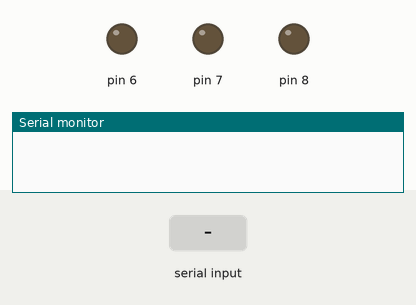
The sketch below on a simulated Arduino Uno, built with avr-gcc and run on an emulated ATmega328P. Parts: output pins drawn as LEDs (lit = HIGH), the last lines printed to the serial monitor. The test bench sets the inputs (shaded band).

Above: at 1.2 s.
1.3 s: "200\n" received over the second serial link
At 3.7 s:
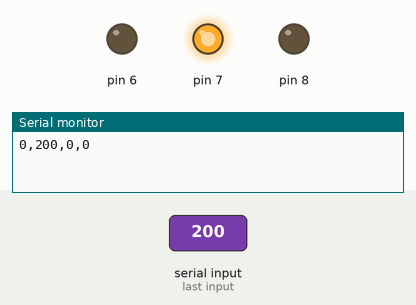
4.3 s: "90,45,200\n" received over the second serial link
At 5.7 s:
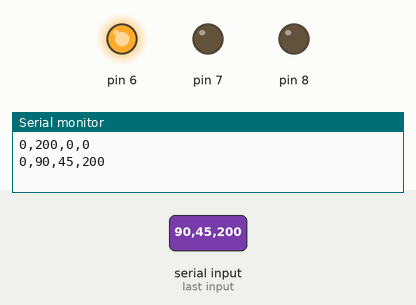
Timing chart, 0 to 7.3 s (numbered marks = the images above; inputs shaded):
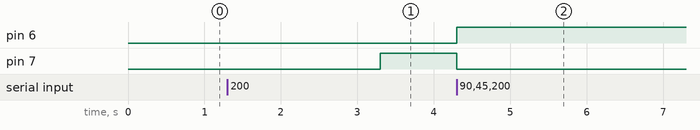

Measured:
- after the input at 1.3 s, pin 6: stays LOW (without the input it goes to HIGH after 2.7 s); pin 7: LOW → HIGH after 2.0 s
- after the input at 4.3 s, pin 6: LOW → HIGH after 0.00 s instead of 3.0 s; pin 7: HIGH → LOW after 0.00 s instead of 3.0 s

The sketch:

receiver.ino
```cpp
#include <SoftwareSerial.h>
SoftwareSerial BTSerial(4, 5);  // (Tx, Rx)

void setup() {
  Serial.begin(9600);
  BTSerial.begin(9600);

  pinMode(6, OUTPUT);
  pinMode(7, OUTPUT);
  pinMode(8, OUTPUT);
}

void loop() {
  //String str =  BTSerial.read();

  //Serial.println(var);
  int flag = BTSerial.parseInt();
  int vrx = BTSerial.parseInt();
  int vry = BTSerial.parseInt();
  int vrz = BTSerial.parseInt();

  if (vrx < 200){
    digitalWrite(6, HIGH);
    digitalWrite(7, LOW);
    digitalWrite(8, LOW);
  }
  if (vrx >= 200 && vrx < 700){
    digitalWrite(7, HIGH);
    digitalWrite(6, LOW);
    digitalWrite(8, LOW);
  }
  if (vrx > 700){
    digitalWrite(8, HIGH);
    digitalWrite(7, LOW);
    digitalWrite(6, LOW);
  }

  Serial.print(flag);
  Serial.print(',');
  Serial.print(vrx);
  Serial.print(',');
  Serial.print(vry);
  Serial.print(',');
  Serial.println(vrz);

  /*
    if (BTSerial.available())
    Serial.write(BTSerial.read());
    //if (Serial.available())
    //BTSerial.write(Serial.read());*/
}
```
